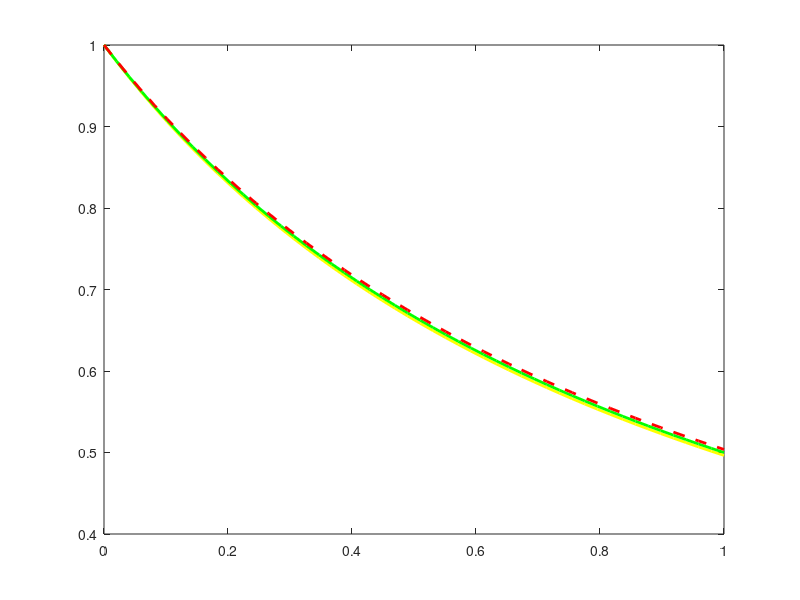

The MATLAB source for this figure:
clear, clc, close all
% Nelinearni sistem jednacina

% 1.eksplicitno
N=50;
u=zeros(1,N);
u(1)=1;
x=linspace(0,1,N);
dx=x(2)-x(1);
for i=2:N
    u(i)=u(i-1)*(1-dx*u(i-1));
end
figure (1)
plot(x,u,'y','linewidth',2)
hold on
plot(x,1./(x+1),'g','linewidth',2)

% 2.Implicitno
e = ones(N,1);
ug = rand(N,1); 
eps = 0.001*e;
i = 1;
A = spdiags([-e (1+dx*ug).*e],[-1 0],N,N);
B = zeros(N,1);
B(1) = 1;
A(1,1) = 1; % korekcija, zbog granicnog uslova
u2 = A\B;
while sum(abs(ug-u2)>eps)
i = i+1;
ug = u2;
A = spdiags([-e (1+dx*ug).*e],[-1 0],N,N);
A(1,1) = 1; % korekcija, zbog granicnog uslova
u2 = A\B;
end
hold on
plot(x,ug,'--r','linewidth',2)

